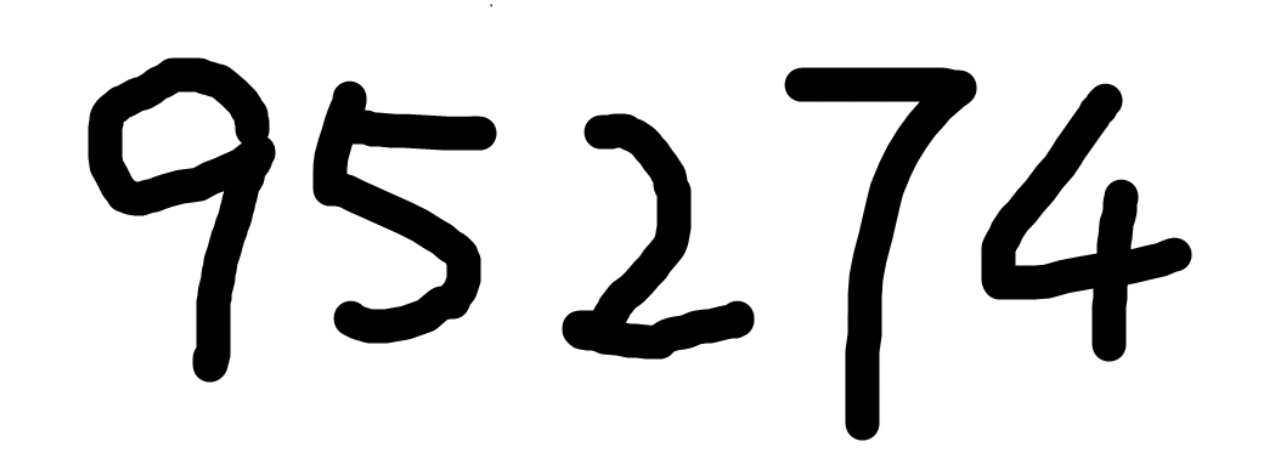
#> input picture AI/1-MachineLearning/images/number-6.png, 1280 x 460 px
$ python numbers_predict.py
#> lines starting #> are read from the running program, lines starting #| are printed output that depends on the picture; after the words box and inside, x2 and y2 are one past the last pixel; in counts of white or black regions, pixels touching at a corner belong together
import cv2, joblib
import numpy as np

# 图片的预处理
from sklearn.neighbors import KNeighborsClassifier

img = cv2.imread('../../../../images/number-6.png')
#> img is the input picture: shape (460, 1280, 3); mean B, G, R 214.1, 214.1, 214.1
img = cv2.cvtColor(img, cv2.COLOR_BGR2GRAY)
#> img: shape (460, 1280)

# 反二值化后将白色背景变成黑色，黑色数字变为白色，与MNIST相匹配
ret, img = cv2.threshold(img, 127, 255, cv2.THRESH_BINARY_INV)
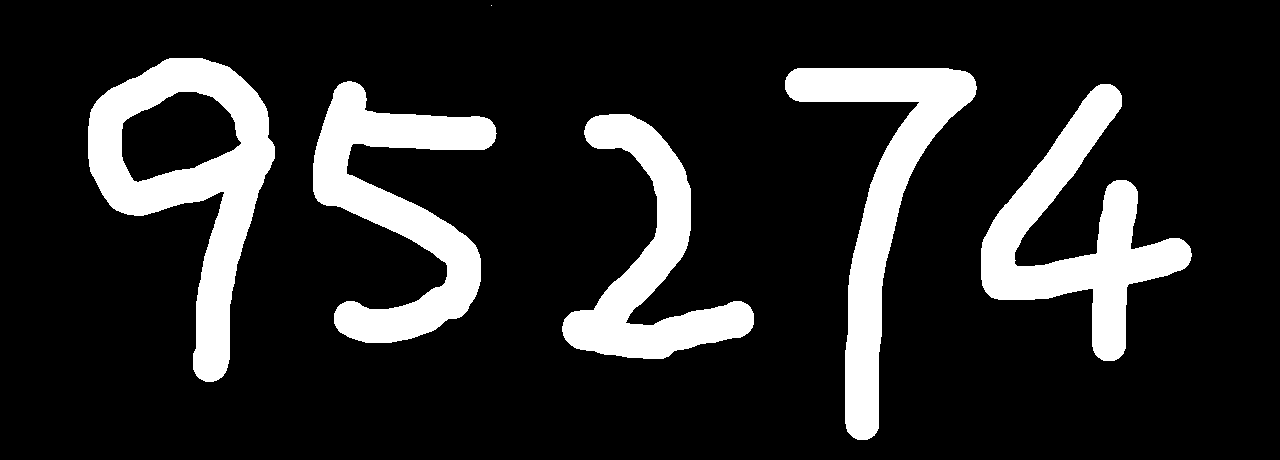
#> img: shape (460, 1280); 16% white; 6 white regions (1 under 20 px), largest, box (x1, y1, x2, y2) and area: (88, 58, 275, 382) 21873, (981, 84, 1192, 361) 19120, (313, 81, 497, 343) 19113, (785, 68, 977, 440) 18342, (562, 114, 754, 359) 15808

# 逆时针旋转90度，这样方便一个一个数字的识别
img = np.rot90(img)
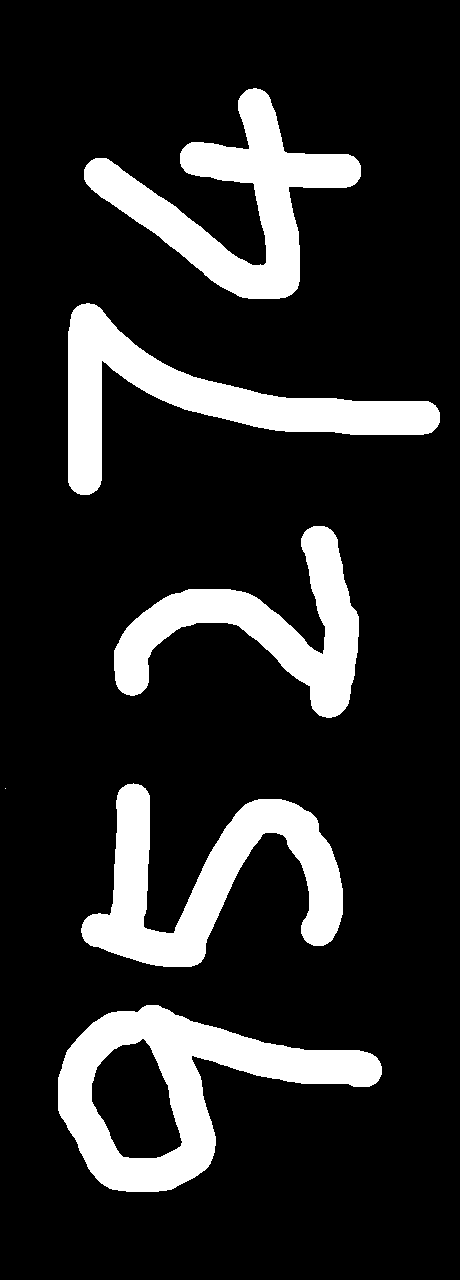
#> img: shape (1280, 460); 16% white; 6 white regions (1 under 20 px), largest, box (x1, y1, x2, y2) and area: (58, 1005, 382, 1192) 21873, (84, 88, 361, 299) 19120, (81, 783, 343, 967) 19113, (68, 303, 440, 495) 18342, (114, 526, 359, 718) 15808

# 图片数字膨胀，也就是加粗。如果数字比较细可以膨胀，方便数字轮廓的识别拆分
# 原理是：当kernel中心点与图像中非0的像素点重合时，就把该像素点周边像素的值也改为这个非0值
kernel = np.ones((3, 3), dtype=np.uint8)  # 生成一个3行3列的二维数组，初始值都是1。3x3的矩阵就表示想挖扩1个像素
img = cv2.dilate(img, kernel, iterations=3)  # iterations=3 表示膨胀两次
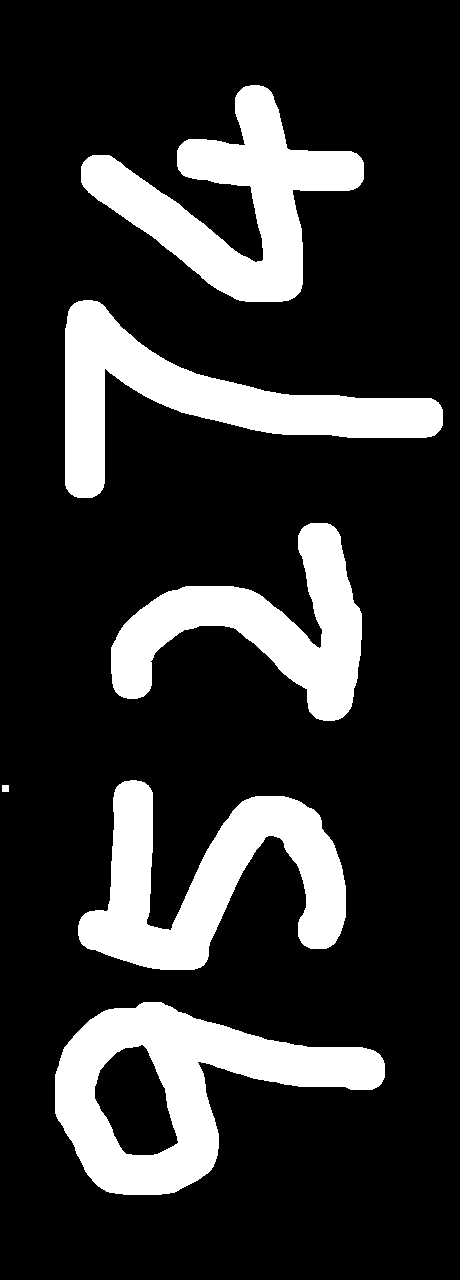
#> img: shape (1280, 460); 19.5% white; 6 white regions

# 提取每个数字的轮廓
contours, hierarchy = cv2.findContours(img, cv2.RETR_EXTERNAL, cv2.CHAIN_APPROX_NONE)
#> contours = 6 contours; box (x1, y1, x2, y2) and area: (55, 1002, 385, 1195) 32196, (81, 85, 364, 302) 22886, (78, 780, 346, 970) 22852, (65, 300, 443, 498) 21656, (111, 523, 362, 721) 18990, (2, 785, 9, 792) 36

# 将数字轮廓重构建为图片
count = 1
numbers = []
for contour in contours:
    # 当得到对象轮廓后，可用boundingRect()得到包覆此轮廓的最小正矩形
    # x,y 返回的是图片左上角的坐标
    # w,h 表示图片的宽和高
    [x, y, w, h] = cv2.boundingRect(contour)

    # 根据坐标和宽高，从img中裁剪出包含数字的最小图片
    digit = img[y:y + h, x:x + w]

    # 对数字图片转换为正方形图片
    pad = (h - w) // 2

    if pad > 0:
        # 左右填充。上下填充0个像素，左右都分别填充高差一半的像素。像素位置色值填0，就是黑色背景
        digit = cv2.copyMakeBorder(digit, 0, 0, pad, pad, cv2.BORDER_CONSTANT, value=0)
    else:
        # 上下填充
        digit = cv2.copyMakeBorder(digit, -pad, -pad, 0, 0, cv2.BORDER_CONSTANT, value=0)

    # MNIST的训练集的数字与最边沿的距离大约有1/4的大小，因此将数字图片四周在再填充一下
    pad = digit.shape[0] // 4
    digit = cv2.copyMakeBorder(digit, pad, pad, pad, pad, cv2.BORDER_CONSTANT, value=0)

    # 如果图片像素已经小于28x28就直接丢弃，认为是无效图片
    if digit.shape[0] > 28:
        # 利用resize进行缩放操作,将正方形图片统一为28x28像素大小
        digit = cv2.resize(digit, (28, 28), interpolation=cv2.INTER_AREA)

        # 讲数字图片再旋转270度
        digit = np.rot90(digit, 3)

        # 显示一下图片
        cv2.imshow(".", digit)
        cv2.waitKey(500)

        # 保存图片
        # cv2.imwrite(f"../../images/numbers/num_{count}.png", digit)
        # count += 1

        numbers.append(digit)
#> this loop made 6 passes
#> (x, y, w, h) on passes 1 to 6: (55, 1002, 330, 193), (2, 785, 7, 7), (78, 780, 268, 190), (111, 523, 251, 198), (65, 300, 378, 198), (81, 85, 283, 217)
#> pass 1, `digit = img[y:y + h, x:x + w]`:
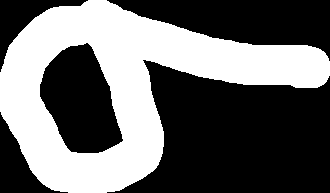
#> digit: shape (193, 330); 41.6% white; 1 white region, box (x1, y1, x2, y2) and area: (0, 0, 330, 193) 26505
#> pass 1, `digit = cv2.copyMakeBorder(digit, -pad, -pad, 0, 0, cv2.BORDER_CONSTAN..`:
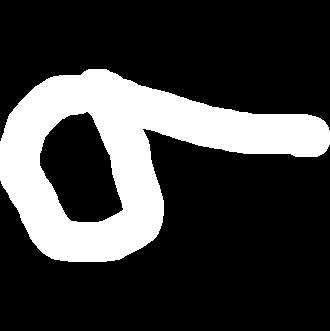
#> digit: shape (331, 330); 24.3% white; 1 white region, box (x1, y1, x2, y2) and area: (0, 69, 330, 262) 26505
#> pass 1, `digit = cv2.resize(digit, (28, 28), interpolation=cv2.INTER_AREA)`:
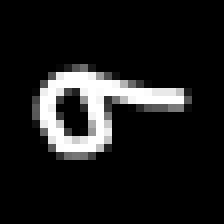
#> digit: shape (28, 28) (shown 8 times larger); min 0, max 255, mean 27.6
#> after the loop:
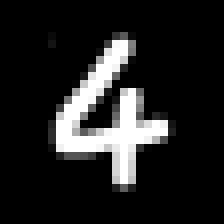
#> digit: shape (28, 28) (shown 8 times larger); min 0, max 255, mean 33.4
#> after the loop, numbers = 5 items

# 加载模型
#> (the run stopped early here; a loop or call above may not have finished)
